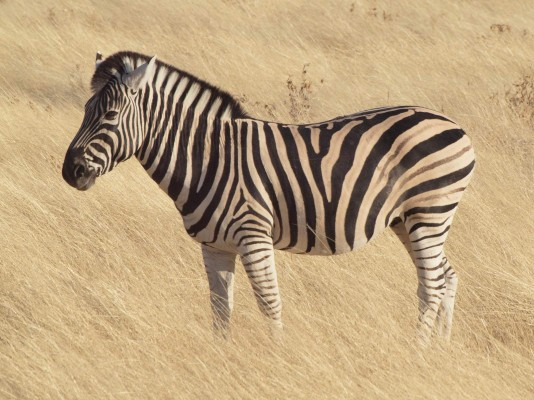
#> input picture lab1/zebra.jpg, 534 x 400 px
$ python code.py
#> lines starting #> are read from the running program, lines starting #| are printed output that depends on the picture
from __future__ import annotations

from pathlib import Path
from typing import Sequence

import numpy as np
import matplotlib.pyplot as plt
from PIL import Image


PROJECT_DIR = Path(__file__).resolve().parent
IMAGE_PATH = PROJECT_DIR / "zebra.jpg"
OUTPUT_DIR = PROJECT_DIR / "outputs"


def resolve_local_path(path: str | Path, base_dir: Path = PROJECT_DIR) -> Path:
    """Resolve a path relative to this file while preserving absolute paths."""
    candidate = Path(path)
    if not candidate.is_absolute():
        candidate = base_dir / candidate
    return candidate.resolve()


def load_image(
    image_path: str | Path = IMAGE_PATH,
    *,
    normalize: bool = True,
) -> np.ndarray:
    """Load a local image as an RGB NumPy array.

    Relative paths are resolved beside this file, so ``load_image("zebra.jpg")``
    works even when the script is launched from another working directory.
    With the default ``normalize=True``, the result is ``float32`` in [0, 1].
    Set ``normalize=False`` to keep ``uint8`` values in [0, 255].
    """
    resolved_path = resolve_local_path(image_path)
    if not resolved_path.is_file():
        raise FileNotFoundError(f"Image file was not found: {resolved_path}")

    with Image.open(resolved_path) as source_image:
        rgb_image = source_image.convert("RGB")
        image_array = np.asarray(rgb_image)

    if normalize:
        return image_array.astype(np.float32) / 255.0
    return image_array.copy()


def save_image(image: np.ndarray, image_path: str | Path) -> None:
    """Save an image array to a local PNG/JPEG path."""
    resolved_path = resolve_local_path(image_path)
    resolved_path.parent.mkdir(parents=True, exist_ok=True)

    image_array = np.asarray(image)
    if np.issubdtype(image_array.dtype, np.floating):
        if image_array.size and float(np.nanmax(image_array)) <= 1.0:
            image_array = image_array * 255.0
        image_array = np.clip(image_array, 0.0, 255.0).astype(np.uint8)
    elif image_array.dtype != np.uint8:
        image_array = np.clip(image_array, 0, 255).astype(np.uint8)

    Image.fromarray(image_array).save(resolved_path)


def cross_correlation_2d(image: np.ndarray, kernel: np.ndarray) -> np.ndarray:
    """Apply a 2-D kernel without flipping it.

    Preserve the input height and width.
    """
    h, w = image.shape[:2]
    kernel_size = kernel.shape[0]
    k = kernel_size // 2
    pad_width = ((k, k), (k, k), (0, 0))
    # padded = np.pad(image, pad_width, mode = "constant", constant_values = 0)
    padded = np.pad(image, pad_width, mode="reflect")
    output = np.zeros(image.shape, dtype = np.float64)
    for x in range(kernel_size):
        for y in range(kernel_size):
            output += kernel[x][y] * padded[x : x + h, y : y + w, ...]

    return output


def convolve_2d(image: np.ndarray, kernel: np.ndarray) -> np.ndarray:
    """Convolve an image by flipping both kernel axes first."""
    return cross_correlation_2d(image, np.flip(kernel, axis = (0, 1)))

def gaussian_blur_kernel_2d(kernel_size: int, sigma: float) -> np.ndarray:
    """Construct and normalize an odd-sized 2-D Gaussian kernel."""
    k = kernel_size // 2
    output = np.zeros((kernel_size, kernel_size), dtype = np.float64)
    for i in range(kernel_size):
        for j in range(kernel_size):
            output[i][j] = 1 / (2 * np.pi * sigma * sigma) * np.exp(-((i - k) * (i - k) + (j - k) * (j - k) ) / (2 * sigma * sigma))
    sum = np.sum(output)
    output /= sum
    return output


def low_pass(image: np.ndarray, kernel_size: int, sigma: float) -> np.ndarray:
    """Blur an image with a Gaussian kernel and your convolution function."""
    kernel = gaussian_blur_kernel_2d(kernel_size, sigma)
    return convolve_2d(image, kernel)


def image_subsampling(image: np.ndarray) -> np.ndarray:
    """Downsample an image by two in each spatial dimension."""
    h, w = image.shape[:2]
    new_h = h // 2
    new_w = w // 2
    output = np.zeros((new_h, new_w, 3), dtype = np.float64)
    for i in range(new_h):
        for j in range(new_w):
            for channel in range(3):
                output[i][j][channel] = image[i << 1][j << 1][channel]
    return output


def gaussian_pyramid(
    image: np.ndarray,
    levels: int = 4,
    kernel_size: int = 5,
    sigma: float = 1.0,
) -> list[np.ndarray]:
    """Build a filtered pyramid: original, 1/2, 1/4, and 1/8 levels."""
    output = [image]
    for i in range(levels - 1):
        image = low_pass(image, kernel_size, sigma)
        image = image_subsampling(image)
        output.append(image)
    return output


def direct_pyramid(image: np.ndarray, levels: int = 4) -> list[np.ndarray]:
    """Build the comparison pyramid using direct subsampling only."""
    output = [image]
    for i in range(levels - 1):
        image = image_subsampling(image)
        output.append(image)
    return output


def save_pyramid(
    pyramid: Sequence[np.ndarray],
    output_dir: str | Path = OUTPUT_DIR,
    prefix: str = "pyramid",
) -> None:
    """Save every pyramid level as ``prefix_level_<n>.png``."""
    destination_dir = resolve_local_path(output_dir)
    destination_dir.mkdir(parents=True, exist_ok=True)
    for level_index, level_image in enumerate(pyramid):
        save_image(level_image, destination_dir / f"{prefix}_level_{level_index}.png")


def main() -> None:
    image = load_image("zebra.jpg")
#> in load_image, source_image is the input picture: PIL image 534x400 RGB; mean R, G, B 188.7, 163.4, 126.6

    gaussian = gaussian_pyramid(image, levels=4)
#> the loop in gaussian_pyramid, `for i in range(levels - 1):` made 3 passes
#> pass 1, in cross_correlation_2d, `padded = np.pad(image, pad_width, mode="reflect")`:
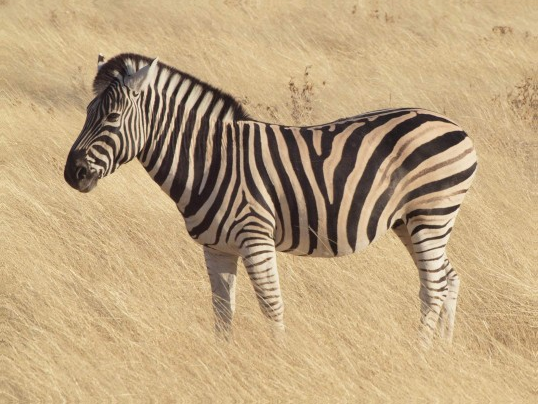
#> padded: shape (404, 538, 3) float32; mean of channels 0, 1, 2 0.741, 0.642, 0.497; drawn as R, G, B
#> pass 2, in cross_correlation_2d (call 2), `padded = np.pad(image, pad_width, mode="reflect")`:
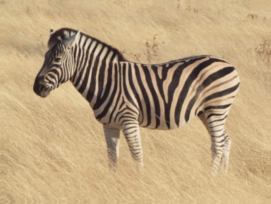
#> padded: shape (204, 271, 3) float64; mean of channels 0, 1, 2 0.743, 0.643, 0.498; drawn as R, G, B
#> after the loop in gaussian_pyramid, `for i in range(levels - 1):`:
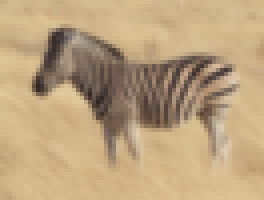
#> image: shape (50, 66, 3) float64 (shown 4 times larger); mean of channels 0, 1, 2 0.739, 0.64, 0.496; drawn as R, G, B
#> after the loop in gaussian_pyramid, `for i in range(levels - 1):`: output = 4 items
#> gaussian = 4 items
    direct = direct_pyramid(image, levels=4)
#> the loop in direct_pyramid, `for i in range(levels - 1):` made 3 passes
#> pass 1, in direct_pyramid, `image = image_subsampling(image)`:
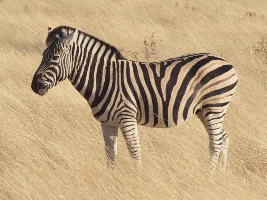
#> image: shape (200, 267, 3) float64; mean of channels 0, 1, 2 0.74, 0.641, 0.497; drawn as R, G, B
#> pass 2, in direct_pyramid, `image = image_subsampling(image)`:
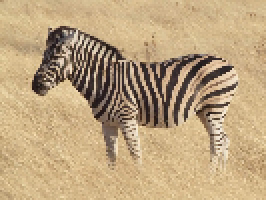
#> image: shape (100, 133, 3) float64 (shown 2 times larger); mean of channels 0, 1, 2 0.74, 0.641, 0.497; drawn as R, G, B
#> pass 3, in direct_pyramid, `image = image_subsampling(image)`:
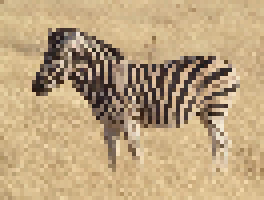
#> image: shape (50, 66, 3) float64 (shown 4 times larger); mean of channels 0, 1, 2 0.74, 0.641, 0.497; drawn as R, G, B
#> direct = 4 items

    save_pyramid(gaussian, OUTPUT_DIR, "gaussian")
#> the loop in save_pyramid, `for level_index, level_image in enumerate(pyramid):` made 4 passes
#> pass 3, in save_image (call 3), `image_array = np.asarray(image)`:
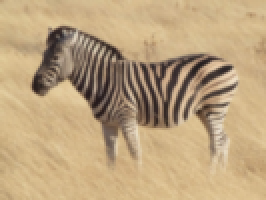
#> image_array: shape (100, 133, 3) float64 (shown 2 times larger); mean of channels 0, 1, 2 0.74, 0.641, 0.497; drawn as R, G, B
    save_pyramid(direct, OUTPUT_DIR, "direct")
#> the loop in save_pyramid (call 2), `for level_index, level_image in enumerate(pyramid):` made 4 passes

    fig, axes = plt.subplots(
        2, len(gaussian),
        figsize=(16, 7),
        squeeze=False,
    )

    titles = ["原图", "1/2", "1/4", "1/8"]

    for col in range(len(gaussian)):
        axes[0, col].imshow(np.clip(gaussian[col], 0, 1))
        axes[0, col].set_title(titles[col])
        axes[0, col].axis("off")

        axes[1, col].imshow(np.clip(direct[col], 0, 1))
        axes[1, col].set_title(titles[col])
        axes[1, col].axis("off")
#> this loop made 4 passes

    axes[0, 0].set_ylabel("Gaussian pyramid", fontsize=12)
    axes[1, 0].set_ylabel("Direct subsampling", fontsize=12)

    fig.tight_layout()
    OUTPUT_DIR.mkdir(parents=True, exist_ok=True)
    fig.savefig(OUTPUT_DIR / "pyramid_comparison.png", dpi=200)
    plt.show()
    plt.close(fig)


if __name__ == "__main__":
    main()
